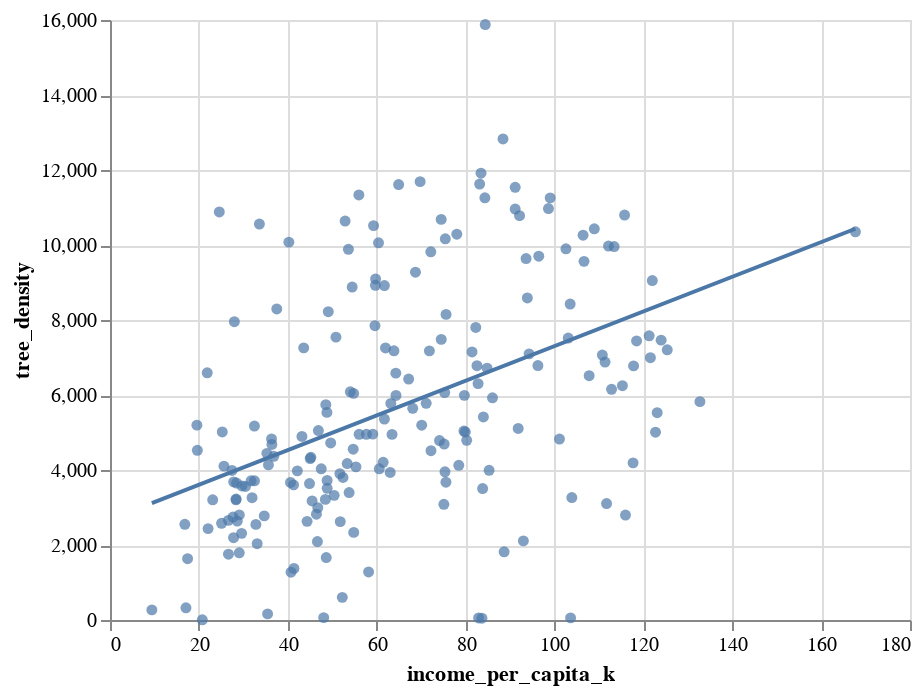

The notebook cell this image was saved under:
### Code cell
trees_income_scatter = alt.Chart(sf_trees_CT_sql_gdf).mark_circle().encode(
    x = 'income_per_capita_k',
    y = 'tree_density'
)
trees_income_scatter + trees_income_scatter.transform_regression(on = 'income_per_capita_k', regression = 'tree_density', method = 'linear').mark_line()

### Figure 1 — Vega-Lite specification as saved in the notebook (floating-point values rounded to 4 significant figures; data arrays with more than 128 entries replaced by an {"elided": "..."} marker saying what was removed)
{"config": {"view": {"continuousWidth": 400, "continuousHeight": 300}}, "layer": [{"mark": "circle", "encoding": {"x": {"type": "quantitative", "field": "income_per_capita_k"}, "y": {"type": "quantitative", "field": "tree_density"}}}, {"mark": "line", "encoding": {"x": {"type": "quantitative", "field": "income_per_capita_k"}, "y": {"type": "quantitative", "field": "tree_density"}}, "transform": [{"on": "income_per_capita_k", "regression": "tree_density", "method": "linear"}]}], "data": {"name": "data-3f13c20ee275f918e1deed73b814a307"}, "$schema": "https://vega.github.io/schema/vega-lite/v4.8.1.json", "datasets": {"data-3f13c20ee275f918e1deed73b814a307": {"elided": "195 records"}}}
